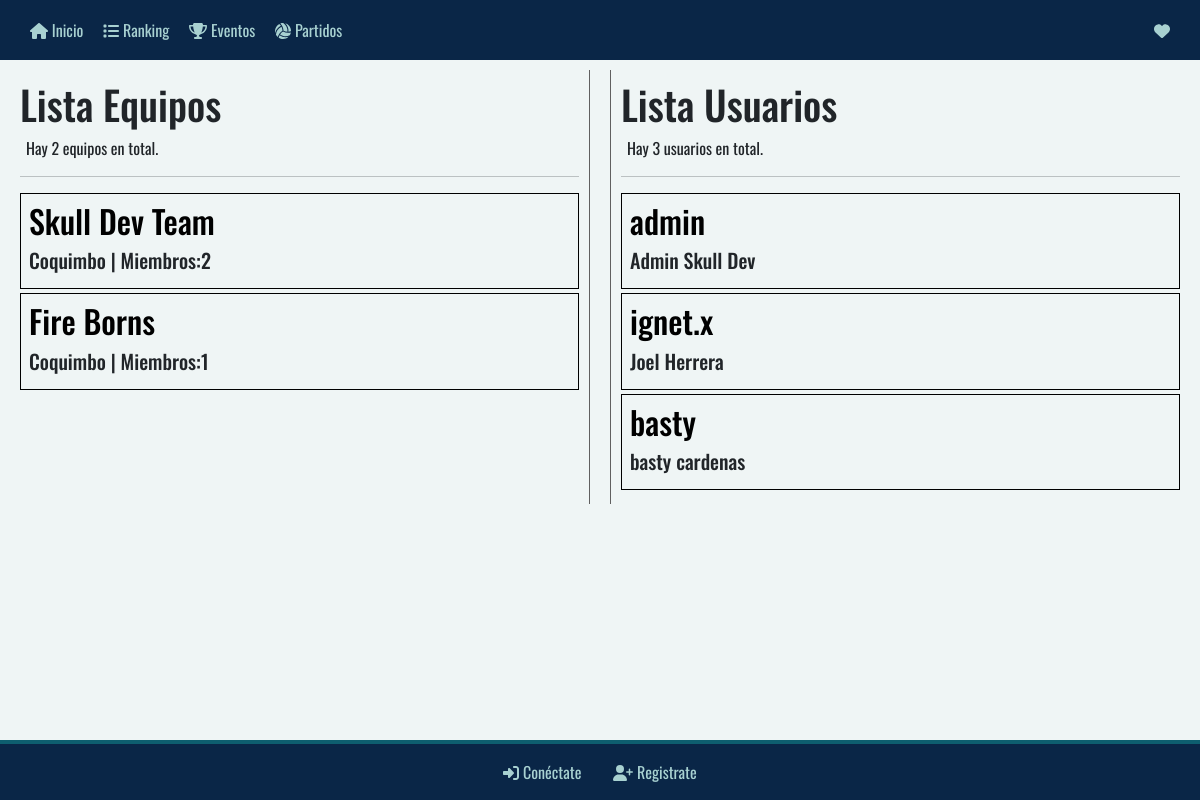
The page /equipos/lista-equipos/ on the database its author committed.
### equipos/models.py (models this page shows, shortened)
class Equipo(models.Model):
    fundador = models.ForeignKey('members.Perfil', on_delete=models.CASCADE, related_name='equipos_fundados')
    jugadores = models.ManyToManyField('members.Perfil', related_name='usuarios', blank=True)
    equipo_nickname = models.CharField(max_length=20)
    nombre = models.CharField('Nombre del Equipo',max_length=50)
    bio = models.CharField(max_length=500)
    ciudad = models.CharField(max_length=50)
    foto_perfil = models.ImageField(null=True, blank=True, upload_to="images/")
    foto_de_portada = models.ImageField(null=True, blank=True, upload_to="images/")

### equipos/views.py (the view)
# urls.py: path('lista-equipos/', views.lista_equipos, name='lista-equipos'),
def lista_equipos(request):
    equipos = Equipo.objects.all()
    usuarios = User.objects.all()
    context = {'equipos': equipos, 'usuarios': usuarios}
    return render(request, 'equipos/ranking.html', context)

### equipos/templates/equipos/ranking.html (shortened to what this page needs)
{% extends 'main/base.html' %}{% load static %}
{% block content %}
    <div class="ranking-conteiner">
        <div class="lista-equipos">
            <h1>Lista Equipos</h1>
            <p>Hay {{ equipos.count }} equipos en total.</p>
            <hr>
            {% for equipo in equipos %}
            <div class="equipo-item">
              <h2>
                <a href="{% url 'perfil-equipo' equipo.id %}" style="text-decoration: none;color: black;">{{ equipo.nombre }}</a>
              </h2>
              <h5>{{ equipo.ciudad }} | Miembros:{{ equipo.jugadores.count }}</h5>
            </div>
          {% endfor %}
        </div>
        <div class="lista-jugadores">
            <h1>Lista Usuarios</h1>
            <p>Hay {{ usuarios.count }} usuarios en total.</p>
            <hr>
            {% for usuario in usuarios %}
            <div class="user-item">
                <h2>
                  <a href="{% url 'perfil-view' usuario.pk %}" style="text-decoration: none;color: black;">{{ usuario.username }}</a>
                </h2>
                <h5>{{ usuario.first_name }} {{ usuario.last_name }}</h5>
            </div>
            {% endfor %}
        </div>
    </div>
{% endblock %}

### static/styles.css (style rules this page uses)
*, *:before, *:after { box-sizing: border-box; font-family: 'Oswald', sans-serif; margin: 0; padding: 0; outline: 0; }
body { position: relative; padding-bottom: 3em; min-height: 100vh; }
p { padding-left: 6px;padding-right: 6px;align-self: center; }

### static/ranking.css (style rules this page uses)
.ranking-conteiner { display: grid; grid-template-columns: repeat(2, 1fr); grid-template-rows: 1fr; grid-column-gap: 0px; grid-row-gap: 0px; }
.lista-equipos { grid-area: 1 / 1 / 2 / 2; border-right: rgb(96, 96, 96) 1px solid; margin: 10px 10px; padding: 10px; }
.lista-jugadores { grid-area: 1 / 2 / 2 / 3; border-left: rgb(96, 96, 96) 1px solid; margin: 10px 10px; padding: 10px; }
.equipo-item { align-items: center; justify-content: center; border: black 1px solid; margin-bottom: 4px; padding: 8px; }
.equipo-item h2 { align-items: center; }
.user-item { align-items: center; justify-content: center; border: black 1px solid; margin-bottom: 4px; padding: 8px; }

### static/home.css (style rules this page uses)
p { margin: 0px; }
@media (min-width: 800px) { p { font-size: 16px; } }

### rows shown on the page
Equipo: nombre "Skull Dev Team", ciudad "Coquimbo", jugadores.count "2"
Equipo: nombre "Fire Borns", ciudad "Coquimbo", jugadores.count "1"

### other values the page prints
{{ equipos.count }} "2"
{{ usuarios.count }} "3"
{{ usuario.username }} "admin"
{{ usuario.first_name }} "Admin"
{{ usuario.last_name }} "Skull Dev"
{{ usuario.username }} "ignet.x"
{{ usuario.first_name }} "Joel"
{{ usuario.last_name }} "Herrera"
{{ usuario.username }} "basty"
{{ usuario.first_name }} "basty"
{{ usuario.last_name }} "cardenas"
